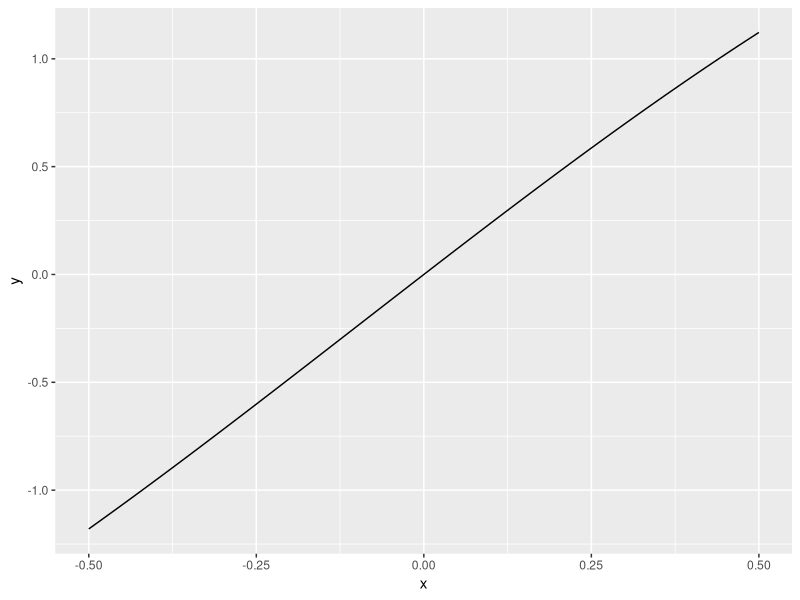
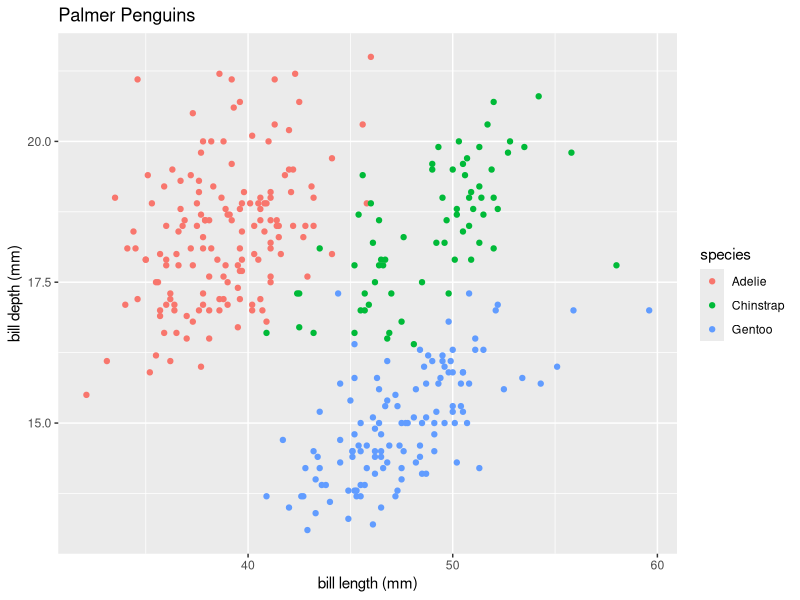
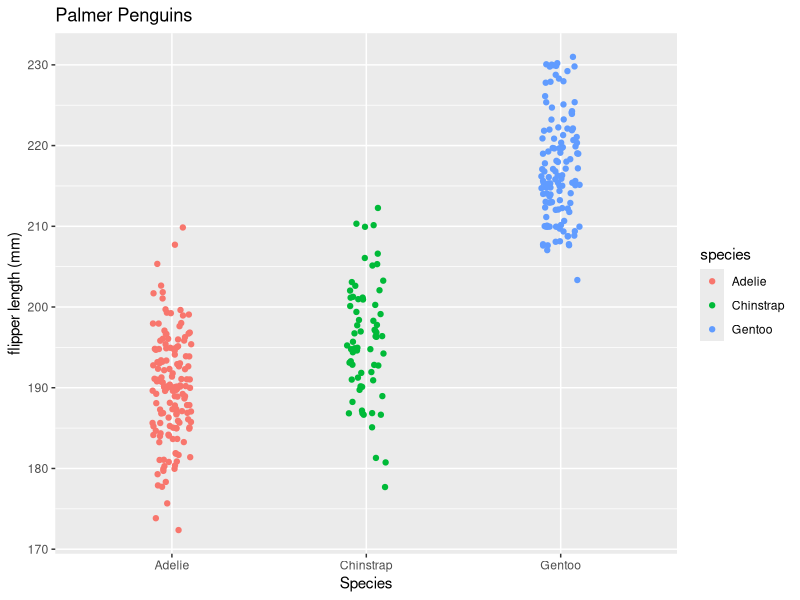

Write R code to recreate these figures, in order.
## ---- chunk 1
knitr::opts_chunk$set(echo = TRUE)
library(tidyverse)
library(palmerpenguins)

## ---- chunk 2

A <- expression(x ^ 3)

D(expr = A, name = 'x' )

x <- 3

eval(expr = A)

## ---- chunk 3

B <- expression (2 * ((3 * a + 2) ^ 4) - 5) 

D(expr = B, name = 'a')

a <- 1.2

eval(expr = B)

## ---- chunk 4
C <- expression ((-4 * t) / (t ^ 2 + 1) ^ 3)

D(expr = C, name= 't')

t <- 0

eval(expr = C)


## ---- chunk 5
D <- expression(4.6 - (1.9 * z ^ 3))

D1 <- D(expr = D, name = 'z')

D1

D2 <- D(expr = D1, name = 'z')

D2


## ---- chunk 6
f_xyz <- expression((2 * (x ^ 2) * y) - (3 * x) + 1 + (4 * (z ^ 4) * x))

Dx <- D(expr = f_xyz, name = 'x')

Dx

Dy <- D(expr = f_xyz, name = 'y')

Dy

Dz <- D(expr = f_xyz, name = 'z')

Dz

## ---- chunk 7
fx <- function(x) {
  2.4 * exp(-0.05 * x) * sin(x)
}

ggplot(data = data.frame(x = c(-0.5, 0.5)), aes(x=x)) + stat_function(fun = fx)
## ---- chunk 8
ggplot(data = penguins, aes(x = bill_length_mm, y = bill_depth_mm)) +
  geom_point(aes(color = species)) + labs(x='bill length (mm)', y='bill depth (mm)', title = 'Palmer Penguins')


## ---- chunk 9
ggplot(data = penguins, aes(x = species, y = flipper_length_mm)) +
  geom_jitter(aes(color = species), width=0.1) + labs(x='Species', y='flipper length (mm)', title = 'Palmer Penguins')

